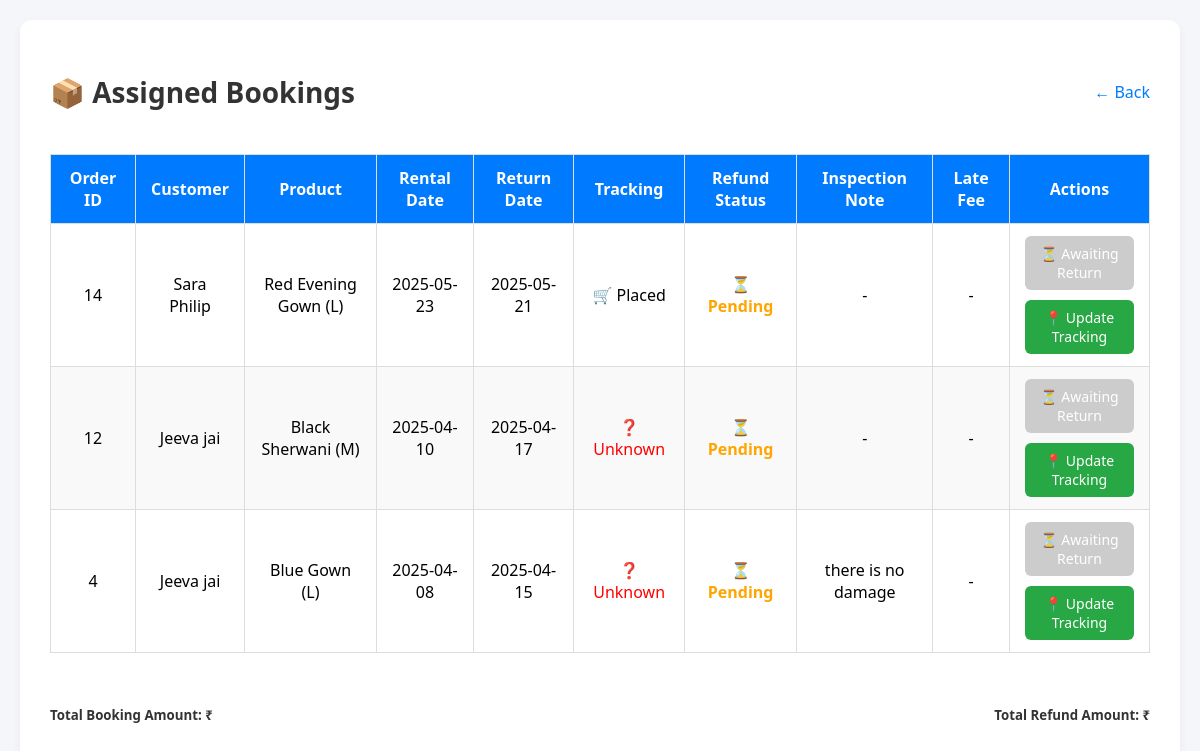
The app's page /employee_bookings/ (signed in) with its own data.
### WardrobeApp/models.py (models this page shows, shortened)
class Booking(models.Model):
    customer = models.ForeignKey('Login', on_delete=models.CASCADE)
    product_size = models.ForeignKey('ProductSize', on_delete=models.CASCADE, null=True, blank=True)
    assigned_employee = models.ForeignKey('Employee', on_delete=models.SET_NULL, null=True, blank=True)
    STATUS_CHOICES = [
        (1, "Pending"),
        (2, "Confirmed"),
        (3, "Completed"),  # Booking completed (and can be refunded)
        (4, "Cancelled"),   # Booking cancelled (refund rejected)
    ]
    TRACKING_CHOICES = [
        ("placed", "Order Placed"),
        ("processing", "Processing Started"),
        ("packed", "Packed"),
        ("ready_for_pickup", "Ready for Pickup"),
        ("delivered", "Handed Over to Customer"),
        ("returned", "Returned to Store"),
        ("refunded", "Refund Processed"),
    ]
    REFUND_CHOICES = [
        ('pending', 'Pending'),
        ('approved', 'Refund Process Initiated '),
        ('processed', 'Refund Completed'),
        ('rejected', 'Rejected'),
    ]
    refund_status = models.CharField(max_length=10, choices=REFUND_CHOICES, default='pending')
    status = models.PositiveSmallIntegerField(choices=STATUS_CHOICES, default=1)
    tracking_status = models.CharField(max_length=30, choices=TRACKING_CHOICES, default="placed")
    is_active = models.BooleanField(default=True)  # Indicates whether the booking is active or not
    booked_at = models.DateTimeField(default=now)  # Booking creation timestamp
    return_by = models.DateTimeField(default=now)  # Rental return deadline
    security_deposit = models.DecimalField(max_digits=10, decimal_places=2, default=0.00)  # Security deposit amount
    total_price = models.DecimalField(max_digits=10, decimal_places=2, default=0.00)  # Total rental price
    booking_name = models.CharField(max_length=255, blank=True, null=True)
    booking_address = models.TextField(null=True, blank=True)
    booking_phone = models.CharField(max_length=15, blank=True)
    tracking_updated_by = models.ForeignKey(
        'Employee',
        on_delete=models.SET_NULL,
        null=True,
        blank=True,
        related_name="tracking_updates"
    )
    late_fee = models.DecimalField(max_digits=10, decimal_places=2, null=True, blank=True)  # Late fee, if any
    inspection_note = models.TextField(null=True, blank=True)  # Notes from employee during inspection

class ProductSize(models.Model):
    SIZE_CHOICES = [
        ("S", "Small"),
        ("M", "Medium"),
        ("L", "Large"),
        ("XXL", "XX-Large"),
    ]
    product = models.ForeignKey(Product, on_delete=models.CASCADE, related_name="sizes")
    size = models.CharField(max_length=5, choices=SIZE_CHOICES)
    stock = models.PositiveIntegerField()

class Product(models.Model):
    AVAILABILITY_CHOICES = [
        (0, "Available"),
        (1, "Rented"),
        (2, "Returned"),
        (3, "Damaged"),
        (4, "Pending Approval"),
    ]
    CATEGORY_CHOICES = [
        (0, 'Clothing'), (1, 'Accessories'), (2, 'Footwear')
    ]
    SUBCATEGORY_CHOICES = [
        (0, 'Casual'), (1, 'Formal'), (2, 'Party Wear'),
        (3, 'Traditional'), (4, 'Sportswear'), (5, 'Winter Wear'),
        (6, 'Jewelry'), (7, 'Watches'), (8, 'Bags'), (9, 'Shoes')
    ]
    GENDER_CHOICES = [(0, 'Male'), (1, 'Female'), (2, 'Unisex'), (3, 'Boys'), (4, 'Girls')]
    VERIFICATION_CHOICES = [(0, 'Pending'), (1, 'Verified')]
    name = models.CharField(max_length=255)
    category = models.IntegerField(choices=CATEGORY_CHOICES, default=0)
    subcategory = models.IntegerField(choices=SUBCATEGORY_CHOICES, default=0)
    price = models.DecimalField(max_digits=10, decimal_places=2)
    description = models.TextField()
    image = models.ImageField(upload_to="product_images/", blank=True, null=True)
    availability = models.IntegerField(choices=AVAILABILITY_CHOICES, default=0)
    gender = models.IntegerField(choices=GENDER_CHOICES, default=2)
    added_by = models.ForeignKey(Employee, on_delete=models.SET_NULL, null=True, blank=True, related_name="products")
    size_stock = models.JSONField(default=dict)  # Added stock field ✅
    is_verified = models.IntegerField(choices=VERIFICATION_CHOICES, default=0)  # Admin verification ✅
    created_at = models.DateTimeField(default=timezone.now)

### WardrobeApp/views.py (the view)
# urls.py: path("employee_bookings/", views.employee_bookings, name="employee_bookings"),
def employee_bookings(request):
    user_id = request.session.get("id")  # Corrected from 'user_type' to 'id'
    try:
        employee = Employee.objects.get(user=user_id)
    except Employee.DoesNotExist:
        messages.error(request, "No employee profile found.")
        return redirect("login")
    bookings = Booking.objects.filter(
        product_size__product__added_by=employee,
        is_active=True
    ).select_related('product_size__product').order_by("-booked_at")
    return render(request, "employee_bookings.html", {"bookings": bookings})

### WardrobeApp/templates/employee_bookings.html (shortened to what this page needs)
<!DOCTYPE html>
<html lang="en">
<head>
</head>
<body>
  <div class="container">
    <div class="dashboard-header">
      <h2 class="dashboard-title">📦 Assigned Bookings</h2>
      <a href="/employee_dashboard" class="back-button">← Back</a>
    </div>
    <table class="booking-table">
      <thead>
        <tr>
          <th>Order ID</th>
          <th>Customer</th>
          <th>Product</th>
          <th>Rental Date</th>
          <th>Return Date</th>
          <th>Tracking</th>
          <th>Refund Status</th>
          <th>Inspection Note</th>
          <th>Late Fee</th>
          <th>Actions</th>
        </tr>
      </thead>
      <tbody>
        {% for booking in bookings %}
        <tr>
          <td>{{ booking.id }}</td>
          <td>{{ booking.booking_name }}</td>
          <td>{{ booking.product_size.product.name }} ({{ booking.product_size.size }})</td>
          <td>{{ booking.booked_at|date:"Y-m-d" }}</td>
          <td>{{ booking.return_by|date:"Y-m-d" }}</td>
          <td>
            {% with booking.tracking_status|lower as track %}
              {% if track == "placed" %}
                🛒 Placed
              {% elif track == "processing" %}
                🔧 Processing
              {% elif track == "packed" %}
                📦 Packed
              {% elif track == "ready_for_pickup" %}
                🚚 Ready for Pickup
              {% elif track == "delivered" %}
                ✅ Handed Over to Client
              {% elif track == "returned" %}
                📥 Returned
              {% else %}
                <span style="color:red;">❓ Unknown</span>
              {% endif %}
            {% endwith %}
          </td>
          <td>
            {% with booking.refund_status as status %}
              {% if status == "approved" %}
                <span style="color: green; font-weight: bold;">✅ Approved</span>
              {% elif status == "processed" %}
                <span style="color: blue; font-weight: bold;">💸 Processed</span>
              {% elif status == "pending" %}
                <span style="color: orange; font-weight: bold;">⏳ Pending</span>
              {% else %}
                <span style="color: gray;">Status Unknown</span>
              {% endif %}
            {% endwith %}
          </td>
          <td>{{ booking.inspection_note|default:"-" }}</td>
          <td>
            {% if booking.late_fee %}
              <span class="fee">₹{{ booking.late_fee }}</span>
            {% else %}
              -
            {% endif %}
          </td>
          <td>
            <div class="action-column">
              {% if booking.tracking_status == "returned" and booking.refund_status != "processed" %}
                <a href="{% url 'employee_confirm_refund' id=booking.id %}" class="btn">💰 Confirm Refund</a>
              {% else %}
                <span class="btn" style="background-color: #ccc; pointer-events: none;" title="No action available">
                  {% if booking.refund_status == "processed" %}
                    💰 Refund Processed
                  {% elif booking.tracking_status != "returned" %}
                    ⏳ Awaiting Return
                  {% else %}
                    ⏳ Refund Pending
                  {% endif %}
                </span>
              {% endif %}
              {% if booking.tracking_status == "returned" %}
                <span class="btn" style="background-color: #ccc; pointer-events: none;" title="Update disabled">
                  📍 Tracking Locked
                </span>
              {% else %}
                <a href="{% url 'employee_update_booking' booking.id %}" class="btn">📍 Update Tracking</a>
              {% endif %}
            </div>
          </td>
        </tr>
        {% empty %}
        <tr>
          <td colspan="10" class="empty-state">No assigned bookings available.</td>
        </tr>
        {% endfor %}
      </tbody>
    </table>
    <div class="mt-4">
      <div class="d-flex">
        <h5><strong>Total Booking Amount:</strong> ₹{{ total_amount|floatformat:2 }}</h5>
        <h5><strong>Total Refund Amount:</strong> ₹{{ total_refund|floatformat:2 }}</h5>
      </div>
    </div>
  </div>
</body>
</html>

### WardrobeApp/templates/employee_bookings.html (style rules this page uses)
body { font-family: 'Segoe UI', Tahoma, Geneva, Verdana, sans-serif; background-color: #f4f6f9; margin: 0; padding: 20px; }
.container { max-width: 1200px; margin: auto; background-color: white; padding: 30px; border-radius: 12px; box-shadow: 0 4px 10px rgba(0, 0, 0, 0.05); }
.dashboard-header { display: flex; justify-content: space-between; align-items: center; margin-bottom: 20px; }
.dashboard-title { font-size: 28px; font-weight: 600; color: #333; }
.back-button { text-decoration: none; color: #007bff; font-weight: 500; font-size: 16px; }
.booking-table { width: 100%; border-collapse: collapse; margin-top: 20px; }
.booking-table th, .booking-table td { padding: 12px 15px; border: 1px solid #ddd; text-align: center; }
.booking-table th { background-color: #007bff; color: white; font-weight: 600; }
.booking-table tr:nth-child(even) { background-color: #f9f9f9; }
.btn { background-color: #28a745; color: white; padding: 8px 14px; border-radius: 6px; text-decoration: none; font-size: 14px; transition: background 0.3s ease; }
.action-column { display: flex; flex-direction: column; gap: 10px; }
.mt-4 { margin-top: 30px; }
.d-flex { display: flex; justify-content: space-between; }
h5 { color: #333; }

### records on screen
Booking: id "14", booking_name "Sara Philip", product_size.product.name "Red Evening Gown", product_size.size "L", booked_at "2025-05-23", return_by "2025-05-21", shows "🛒 Placed", refund_status "⏳ Pending", inspection_note "-", tracking_status "⏳ Awaiting Return"
Booking: id "12", booking_name "Jeeva jai", product_size.product.name "Black Sherwani", product_size.size "M", booked_at "2025-04-10", return_by "2025-04-17", shows "❓ Unknown", refund_status "⏳ Pending", inspection_note "-", tracking_status "⏳ Awaiting Return"
Booking: id "4", booking_name "Jeeva jai", product_size.product.name "Blue Gown", product_size.size "L", booked_at "2025-04-08", return_by "2025-04-15", shows "❓ Unknown", refund_status "⏳ Pending", inspection_note "there is no damage", tracking_status "⏳ Awaiting Return"
